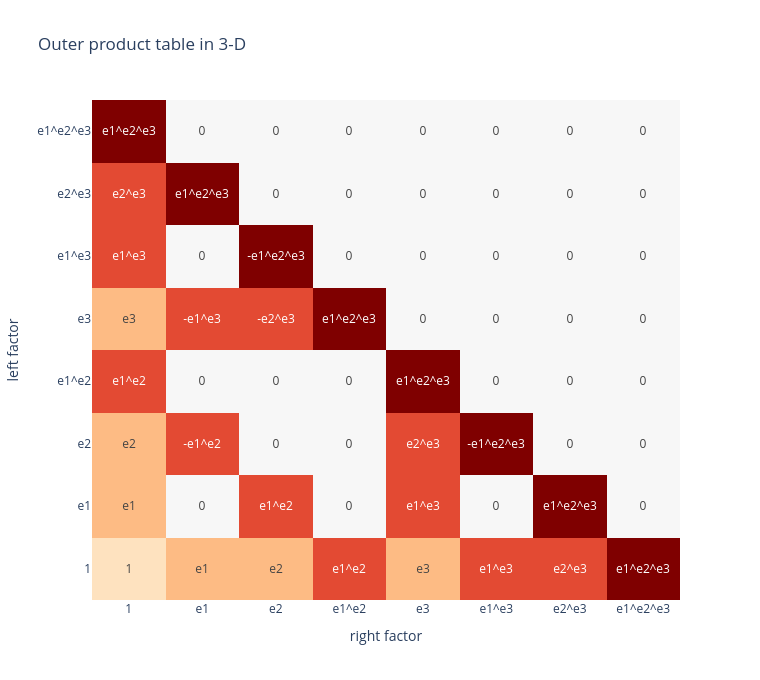

Here is the notebook cell this chart was saved with:
### Markdown cell above
## Outer Product Of Basis Blades

The outer product asks whether two blades can span a larger independent blade. In bitmap terms this is the cleanest product in the chapter. If the bitmaps overlap, the blades share a basis-vector factor, so their outer product is zero. If the bitmaps do not overlap, the output bitmap is the exclusive-or of the two inputs, and the scale is the product of the input scales times the canonical reordering sign.

This gives a direct implementation pattern:

1. Test dependence with `left.bitmap & right.bitmap`.
2. Return zero if any bit is shared.
3. Otherwise compute `left.bitmap ^ right.bitmap`.
4. Attach the sign from swap parity.

The table below is the complete outer-product table for three dimensions. A zero entry means the inputs have a repeated basis-vector factor. Nonzero entries show the signed canonical blade. Notice how the scalar row and column behave like identity entries, while products such as `e1^e2` with `e2^e3` vanish because both contain `e2`.

### Code cell
basis3 = [BasisBlade(row["bitmap"]) for row in basis_table(3, names3)]
labels3 = [blade.label(names3) for blade in basis3]

outer_text = []
outer_grade = []
for left in basis3:
    text_row = []
    grade_row = []
    for right in basis3:
        product = outer_product_blades(left, right)
        text_row.append(blade_string(product, names3))
        grade_row.append(-1 if product.is_zero else product.grade)
    outer_text.append(text_row)
    outer_grade.append(grade_row)

fig_outer = go.Figure(
    data=go.Heatmap(
        z=outer_grade,
        x=labels3,
        y=labels3,
        text=outer_text,
        texttemplate="%{text}",
        colorscale=[
            [0.00, "#f7f7f7"],
            [0.20, "#f7f7f7"],
            [0.21, "#fee8c8"],
            [0.50, "#fdbb84"],
            [0.75, "#e34a33"],
            [1.00, "#7f0000"],
        ],
        hovertemplate="%{y} wedge %{x} = %{text}<extra></extra>",
        showscale=False,
    )
)
fig_outer.update_layout(
    title="Outer product table in 3-D",
    xaxis_title="right factor",
    yaxis_title="left factor",
    width=760,
    height=680,
)
outer_table_path = FIGURE_DIR / "outer-product-table.html"
fig_outer.write_html(outer_table_path, include_plotlyjs="cdn", full_html=True)

assert outer_product_blades(BasisBlade(0b110), BasisBlade(0b001)) == BasisBlade(0b111, 1.0)
assert outer_product_blades(BasisBlade(0b100), BasisBlade(0b001)) == BasisBlade(0b101, -1.0)
assert outer_product_blades(BasisBlade(0b001), BasisBlade(0b101)).is_zero

print(f"saved {rel(outer_table_path)}")
fig_outer

### Figure 1 — Plotly figure (JSON) as saved in the notebook; plotly's stock layout.template omitted (floating-point values rounded to 4 significant figures)
{"data": [{"colorscale": [[0.0, "#f7f7f7"], [0.2, "#f7f7f7"], [0.21, "#fee8c8"], [0.5, "#fdbb84"], [0.75, "#e34a33"], [1.0, "#7f0000"]], "hovertemplate": "%{y} wedge %{x} = %{text}<extra></extra>", "showscale": false, "text": [["1", "e1", "e2", "e1^e2", "e3", "e1^e3", "e2^e3", "e1^e2^e3"], ["e1", "0", "e1^e2", "0", "e1^e3", "0", "e1^e2^e3", "0"], ["e2", "-e1^e2", "0", "0", "e2^e3", "-e1^e2^e3", "0", "0"], ["e1^e2", "0", "0", "0", "e1^e2^e3", "0", "0", "0"], ["e3", "-e1^e3", "-e2^e3", "e1^e2^e3", "0", "0", "0", "0"], ["e1^e3", "0", "-e1^e2^e3", "0", "0", "0", "0", "0"], ["e2^e3", "e1^e2^e3", "0", "0", "0", "0", "0", "0"], ["e1^e2^e3", "0", "0", "0", "0", "0", "0", "0"]], "texttemplate": "%{text}", "type": "heatmap", "x": ["1", "e1", "e2", "e1^e2", "e3", "e1^e3", "e2^e3", "e1^e2^e3"], "y": ["1", "e1", "e2", "e1^e2", "e3", "e1^e3", "e2^e3", "e1^e2^e3"], "z": [[0, 1, 1, 2, 1, 2, 2, 3], [1, -1, 2, -1, 2, -1, 3, -1], [1, 2, -1, -1, 2, 3, -1, -1], [2, -1, -1, -1, 3, -1, -1, -1], [1, 2, 2, 3, -1, -1, -1, -1], [2, -1, 3, -1, -1, -1, -1, -1], [2, 3, -1, -1, -1, -1, -1, -1], [3, -1, -1, -1, -1, -1, -1, -1]]}], "layout": {"height": 680, "title": {"text": "Outer product table in 3-D"}, "width": 760, "xaxis": {"title": {"text": "right factor"}}, "yaxis": {"title": {"text": "left factor"}}}}
